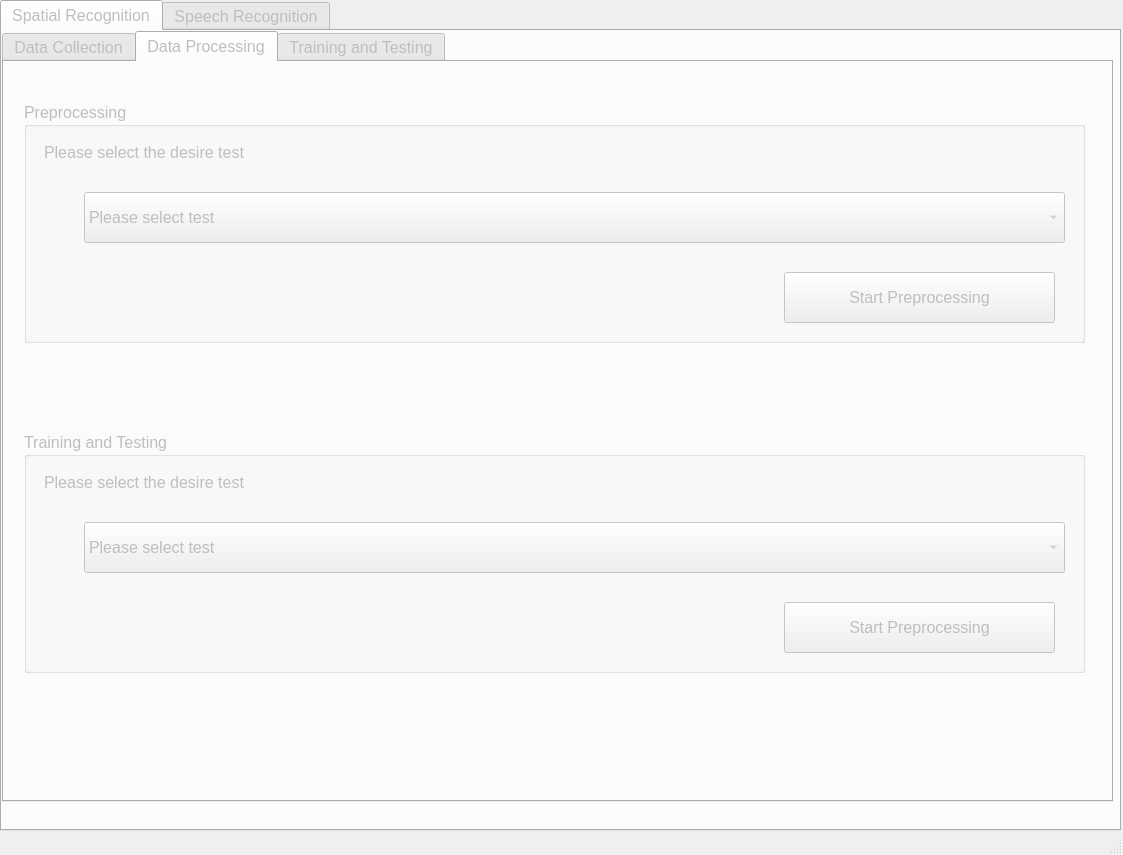
<?xml version="1.0" encoding="UTF-8"?>
<ui version="4.0">
 <class>SSRRecognition</class>
 <widget class="QMainWindow" name="SSRRecognition">
  <property name="enabled">
   <bool>true</bool>
  </property>
  <property name="geometry">
   <rect>
    <x>0</x>
    <y>0</y>
    <width>1123</width>
    <height>855</height>
   </rect>
  </property>
  <property name="windowTitle">
   <string>SSR User Interface</string>
  </property>
  <widget class="QWidget" name="centralwidget">
   <property name="enabled">
    <bool>false</bool>
   </property>
   <widget class="QTabWidget" name="SpeechRecTab">
    <property name="geometry">
     <rect>
      <x>0</x>
      <y>0</y>
      <width>1121</width>
      <height>831</height>
     </rect>
    </property>
    <property name="font">
     <font>
      <pointsize>12</pointsize>
     </font>
    </property>
    <property name="currentIndex">
     <number>0</number>
    </property>
    <widget class="QWidget" name="SpatialRecognitionTab">
     <attribute name="title">
      <string>Spatial Recognition</string>
     </attribute>
     <widget class="QTabWidget" name="SubTabSpatialRecognition">
      <property name="geometry">
       <rect>
        <x>0</x>
        <y>0</y>
        <width>1111</width>
        <height>771</height>
       </rect>
      </property>
      <property name="currentIndex">
       <number>1</number>
      </property>
      <widget class="QWidget" name="DataCollectionSpatialRecTab">
       <attribute name="title">
        <string>Data Collection</string>
       </attribute>
       <widget class="QLabel" name="TilteLabel">
        <property name="geometry">
         <rect>
          <x>250</x>
          <y>-10</y>
          <width>561</width>
          <height>61</height>
         </rect>
        </property>
        <property name="font">
         <font>
          <pointsize>20</pointsize>
          <weight>75</weight>
          <bold>true</bold>
         </font>
        </property>
        <property name="layoutDirection">
         <enum>Qt::LeftToRight</enum>
        </property>
        <property name="text">
         <string>Spatial Recognition Test Data Collection</string>
        </property>
        <property name="alignment">
         <set>Qt::AlignCenter</set>
        </property>
       </widget>
       <widget class="QLabel" name="ExperimentStatLabel">
        <property name="geometry">
         <rect>
          <x>580</x>
          <y>110</y>
          <width>161</width>
          <height>31</height>
         </rect>
        </property>
        <property name="text">
         <string>Experiment Status:</string>
        </property>
       </widget>
       <widget class="QLabel" name="StageCOMLabel">
        <property name="geometry">
         <rect>
          <x>20</x>
          <y>70</y>
          <width>311</width>
          <height>41</height>
         </rect>
        </property>
        <property name="font">
         <font>
          <pointsize>12</pointsize>
         </font>
        </property>
        <property name="text">
         <string>Stage COM Port:</string>
        </property>
        <property name="textFormat">
         <enum>Qt::AutoText</enum>
        </property>
       </widget>
       <widget class="QGroupBox" name="SampleSetupGroupBox">
        <property name="geometry">
         <rect>
          <x>0</x>
          <y>160</y>
          <width>501</width>
          <height>211</height>
         </rect>
        </property>
        <property name="title">
         <string>Sample Size Setup</string>
        </property>
        <widget class="QLineEdit" name="SampleSizeInput">
         <property name="geometry">
          <rect>
           <x>360</x>
           <y>30</y>
           <width>113</width>
           <height>41</height>
          </rect>
         </property>
        </widget>
        <widget class="QLineEdit" name="PeriodInput">
         <property name="geometry">
          <rect>
           <x>360</x>
           <y>90</y>
           <width>113</width>
           <height>41</height>
          </rect>
         </property>
        </widget>
        <widget class="QLabel" name="SampleSizeLabel">
         <property name="geometry">
          <rect>
           <x>20</x>
           <y>30</y>
           <width>311</width>
           <height>41</height>
          </rect>
         </property>
         <property name="font">
          <font>
           <pointsize>12</pointsize>
          </font>
         </property>
         <property name="text">
          <string>Number of Sample Collection Per Class:</string>
         </property>
         <property name="textFormat">
          <enum>Qt::AutoText</enum>
         </property>
        </widget>
        <widget class="QLabel" name="PeriodCollectionLabel">
         <property name="geometry">
          <rect>
           <x>20</x>
           <y>90</y>
           <width>311</width>
           <height>41</height>
          </rect>
         </property>
         <property name="font">
          <font>
           <pointsize>12</pointsize>
          </font>
         </property>
         <property name="text">
          <string>Period of Collection:</string>
         </property>
         <property name="textFormat">
          <enum>Qt::AutoText</enum>
         </property>
        </widget>
        <widget class="QLineEdit" name="ChannelNumberInput">
         <property name="geometry">
          <rect>
           <x>360</x>
           <y>150</y>
           <width>113</width>
           <height>41</height>
          </rect>
         </property>
        </widget>
        <widget class="QLabel" name="ChannelNumLabel">
         <property name="geometry">
          <rect>
           <x>20</x>
           <y>150</y>
           <width>311</width>
           <height>41</height>
          </rect>
         </property>
         <property name="font">
          <font>
           <pointsize>12</pointsize>
          </font>
         </property>
         <property name="text">
          <string>Number of Channels:</string>
         </property>
         <property name="textFormat">
          <enum>Qt::AutoText</enum>
         </property>
        </widget>
       </widget>
       <widget class="QLabel" name="ExperimentNameLabel">
        <property name="geometry">
         <rect>
          <x>580</x>
          <y>150</y>
          <width>161</width>
          <height>31</height>
         </rect>
        </property>
        <property name="text">
         <string>Experiment Name:</string>
        </property>
       </widget>
       <widget class="QLabel" name="ExperimentNameIndecator_2">
        <property name="geometry">
         <rect>
          <x>770</x>
          <y>150</y>
          <width>301</width>
          <height>31</height>
         </rect>
        </property>
        <property name="text">
         <string>----</string>
        </property>
        <property name="alignment">
         <set>Qt::AlignCenter</set>
        </property>
       </widget>
       <widget class="QLabel" name="StageCOMIndecatorLabel">
        <property name="geometry">
         <rect>
          <x>250</x>
          <y>80</y>
          <width>151</width>
          <height>31</height>
         </rect>
        </property>
        <property name="text">
         <string>----</string>
        </property>
        <property name="alignment">
         <set>Qt::AlignCenter</set>
        </property>
       </widget>
       <widget class="QLabel" name="StageStatIndecator">
        <property name="geometry">
         <rect>
          <x>770</x>
          <y>70</y>
          <width>221</width>
          <height>31</height>
         </rect>
        </property>
        <property name="text">
         <string>----</string>
        </property>
        <property name="alignment">
         <set>Qt::AlignCenter</set>
        </property>
       </widget>
       <widget class="QLabel" name="DCCOMIndecatorLabel">
        <property name="geometry">
         <rect>
          <x>250</x>
          <y>120</y>
          <width>151</width>
          <height>31</height>
         </rect>
        </property>
        <property name="text">
         <string>----</string>
        </property>
        <property name="alignment">
         <set>Qt::AlignCenter</set>
        </property>
       </widget>
       <widget class="QLabel" name="StageStatLabel">
        <property name="geometry">
         <rect>
          <x>580</x>
          <y>70</y>
          <width>161</width>
          <height>31</height>
         </rect>
        </property>
        <property name="text">
         <string>Stage Status:</string>
        </property>
       </widget>
       <widget class="QGroupBox" name="ExperimentParamSetupGroupBox">
        <property name="geometry">
         <rect>
          <x>0</x>
          <y>390</y>
          <width>501</width>
          <height>211</height>
         </rect>
        </property>
        <property name="title">
         <string>Experiment Parameters Setup</string>
        </property>
        <widget class="QLabel" name="IncrementLabel">
         <property name="geometry">
          <rect>
           <x>20</x>
           <y>30</y>
           <width>221</width>
           <height>41</height>
          </rect>
         </property>
         <property name="font">
          <font>
           <pointsize>12</pointsize>
          </font>
         </property>
         <property name="text">
          <string>Increment:</string>
         </property>
         <property name="textFormat">
          <enum>Qt::AutoText</enum>
         </property>
        </widget>
        <widget class="QLabel" name="AngleRotLabel">
         <property name="geometry">
          <rect>
           <x>20</x>
           <y>90</y>
           <width>221</width>
           <height>41</height>
          </rect>
         </property>
         <property name="font">
          <font>
           <pointsize>12</pointsize>
          </font>
         </property>
         <property name="text">
          <string>Maximum Roation Angle:</string>
         </property>
         <property name="textFormat">
          <enum>Qt::AutoText</enum>
         </property>
        </widget>
        <widget class="QLabel" name="DirectionRotLabel">
         <property name="geometry">
          <rect>
           <x>20</x>
           <y>150</y>
           <width>221</width>
           <height>41</height>
          </rect>
         </property>
         <property name="font">
          <font>
           <pointsize>12</pointsize>
          </font>
         </property>
         <property name="text">
          <string>Direction of Roation:</string>
         </property>
         <property name="textFormat">
          <enum>Qt::AutoText</enum>
         </property>
        </widget>
        <widget class="QComboBox" name="DirectionSectionComboBox">
         <property name="geometry">
          <rect>
           <x>320</x>
           <y>150</y>
           <width>141</width>
           <height>41</height>
          </rect>
         </property>
         <item>
          <property name="text">
           <string>----</string>
          </property>
         </item>
         <item>
          <property name="text">
           <string>ClockWise</string>
          </property>
         </item>
         <item>
          <property name="text">
           <string>Anti-ClockWise</string>
          </property>
         </item>
        </widget>
        <widget class="QLineEdit" name="RotAngleInput">
         <property name="geometry">
          <rect>
           <x>320</x>
           <y>90</y>
           <width>141</width>
           <height>41</height>
          </rect>
         </property>
        </widget>
        <widget class="QLineEdit" name="IncrementInput">
         <property name="geometry">
          <rect>
           <x>320</x>
           <y>30</y>
           <width>141</width>
           <height>41</height>
          </rect>
         </property>
        </widget>
       </widget>
       <widget class="QTextBrowser" name="DialogboxOutput">
        <property name="geometry">
         <rect>
          <x>0</x>
          <y>630</y>
          <width>631</width>
          <height>101</height>
         </rect>
        </property>
        <property name="html">
         <string>&lt;!DOCTYPE HTML PUBLIC &quot;-//W3C//DTD HTML 4.0//EN&quot; &quot;http://www.w3.org/TR/REC-html40/strict.dtd&quot;&gt;
&lt;html&gt;&lt;head&gt;&lt;meta name=&quot;qrichtext&quot; content=&quot;1&quot; /&gt;&lt;style type=&quot;text/css&quot;&gt;
p, li { white-space: pre-wrap; }
&lt;/style&gt;&lt;/head&gt;&lt;body style=&quot; font-family:'MS Shell Dlg 2'; font-size:12pt; font-weight:400; font-style:normal;&quot;&gt;
&lt;p style=&quot;-qt-paragraph-type:empty; margin-top:0px; margin-bottom:0px; margin-left:0px; margin-right:0px; -qt-block-indent:0; text-indent:0px;&quot;&gt;&lt;br /&gt;&lt;/p&gt;&lt;/body&gt;&lt;/html&gt;</string>
        </property>
       </widget>
       <widget class="QPushButton" name="HomeDeviceBut">
        <property name="geometry">
         <rect>
          <x>640</x>
          <y>690</y>
          <width>191</width>
          <height>41</height>
         </rect>
        </property>
        <property name="font">
         <font>
          <pointsize>12</pointsize>
         </font>
        </property>
        <property name="text">
         <string>Home Device</string>
        </property>
       </widget>
       <widget class="QLabel" name="DCCOMLabel">
        <property name="geometry">
         <rect>
          <x>20</x>
          <y>110</y>
          <width>311</width>
          <height>41</height>
         </rect>
        </property>
        <property name="font">
         <font>
          <pointsize>12</pointsize>
         </font>
        </property>
        <property name="text">
         <string>Data Collector COM Port:</string>
        </property>
        <property name="textFormat">
         <enum>Qt::AutoText</enum>
        </property>
       </widget>
       <widget class="QLabel" name="label">
        <property name="geometry">
         <rect>
          <x>0</x>
          <y>610</y>
          <width>151</width>
          <height>20</height>
         </rect>
        </property>
        <property name="text">
         <string>Dialog Messages:</string>
        </property>
       </widget>
       <widget class="QPushButton" name="StartSpatialRecogExperimentBut">
        <property name="geometry">
         <rect>
          <x>840</x>
          <y>690</y>
          <width>251</width>
          <height>41</height>
         </rect>
        </property>
        <property name="font">
         <font>
          <pointsize>12</pointsize>
         </font>
        </property>
        <property name="text">
         <string>Start Experiment</string>
        </property>
       </widget>
       <widget class="QLabel" name="ExperimentStatIndecator">
        <property name="geometry">
         <rect>
          <x>770</x>
          <y>110</y>
          <width>221</width>
          <height>31</height>
         </rect>
        </property>
        <property name="text">
         <string>----</string>
        </property>
        <property name="alignment">
         <set>Qt::AlignCenter</set>
        </property>
       </widget>
       <widget class="QPushButton" name="ConnectBut">
        <property name="geometry">
         <rect>
          <x>404</x>
          <y>80</y>
          <width>91</width>
          <height>31</height>
         </rect>
        </property>
        <property name="text">
         <string>Connect</string>
        </property>
       </widget>
      </widget>
      <widget class="QWidget" name="DataProcessingSpatialRecTab">
       <attribute name="title">
        <string>Data Processing</string>
       </attribute>
       <widget class="QGroupBox" name="preprocessing_speech_combobox">
        <property name="geometry">
         <rect>
          <x>20</x>
          <y>40</y>
          <width>1061</width>
          <height>241</height>
         </rect>
        </property>
        <property name="title">
         <string>Preprocessing</string>
        </property>
        <widget class="QLabel" name="preprocessing_label_speech">
         <property name="geometry">
          <rect>
           <x>20</x>
           <y>30</y>
           <width>311</width>
           <height>41</height>
          </rect>
         </property>
         <property name="font">
          <font>
           <pointsize>12</pointsize>
          </font>
         </property>
         <property name="text">
          <string>Please select the desire test</string>
         </property>
         <property name="textFormat">
          <enum>Qt::AutoText</enum>
         </property>
        </widget>
        <widget class="QComboBox" name="Dropdown_speech_prepro">
         <property name="geometry">
          <rect>
           <x>60</x>
           <y>90</y>
           <width>981</width>
           <height>51</height>
          </rect>
         </property>
         <item>
          <property name="text">
           <string>Please select test</string>
          </property>
         </item>
        </widget>
        <widget class="QPushButton" name="start_prepriocessing_but">
         <property name="geometry">
          <rect>
           <x>760</x>
           <y>170</y>
           <width>271</width>
           <height>51</height>
          </rect>
         </property>
         <property name="text">
          <string>Start Preprocessing</string>
         </property>
        </widget>
       </widget>
       <widget class="QGroupBox" name="ML_speech_combobox">
        <property name="geometry">
         <rect>
          <x>20</x>
          <y>370</y>
          <width>1061</width>
          <height>241</height>
         </rect>
        </property>
        <property name="title">
         <string>Training and Testing</string>
        </property>
        <widget class="QLabel" name="ML_label_speech">
         <property name="geometry">
          <rect>
           <x>20</x>
           <y>30</y>
           <width>311</width>
           <height>41</height>
          </rect>
         </property>
         <property name="font">
          <font>
           <pointsize>12</pointsize>
          </font>
         </property>
         <property name="text">
          <string>Please select the desire test</string>
         </property>
         <property name="textFormat">
          <enum>Qt::AutoText</enum>
         </property>
        </widget>
        <widget class="QComboBox" name="Dropdown_speech_ML">
         <property name="geometry">
          <rect>
           <x>60</x>
           <y>90</y>
           <width>981</width>
           <height>51</height>
          </rect>
         </property>
         <item>
          <property name="text">
           <string>Please select test</string>
          </property>
         </item>
        </widget>
        <widget class="QPushButton" name="start_ML_but">
         <property name="geometry">
          <rect>
           <x>760</x>
           <y>170</y>
           <width>271</width>
           <height>51</height>
          </rect>
         </property>
         <property name="text">
          <string>Start Preprocessing</string>
         </property>
        </widget>
       </widget>
      </widget>
      <widget class="QWidget" name="TrainingSpatialRecTab">
       <attribute name="title">
        <string>Training and Testing</string>
       </attribute>
      </widget>
     </widget>
    </widget>
    <widget class="QWidget" name="SpeechRecogntionTab">
     <attribute name="title">
      <string>Speech Recognition</string>
     </attribute>
     <widget class="QTabWidget" name="SubTabSpeechRecognition">
      <property name="geometry">
       <rect>
        <x>0</x>
        <y>0</y>
        <width>1111</width>
        <height>771</height>
       </rect>
      </property>
      <property name="currentIndex">
       <number>2</number>
      </property>
      <widget class="QWidget" name="DataCollectionSpeechRecTab">
       <attribute name="title">
        <string>Data Collection</string>
       </attribute>
       <widget class="QLabel" name="SpeechRecDataCollectionTitle">
        <property name="geometry">
         <rect>
          <x>250</x>
          <y>-10</y>
          <width>561</width>
          <height>61</height>
         </rect>
        </property>
        <property name="font">
         <font>
          <pointsize>20</pointsize>
          <weight>75</weight>
          <bold>true</bold>
         </font>
        </property>
        <property name="layoutDirection">
         <enum>Qt::LeftToRight</enum>
        </property>
        <property name="text">
         <string>Speech Recognition Test Data Collection</string>
        </property>
        <property name="alignment">
         <set>Qt::AlignCenter</set>
        </property>
       </widget>
       <widget class="QPushButton" name="StartSpeechRecogExperimentBut">
        <property name="geometry">
         <rect>
          <x>840</x>
          <y>690</y>
          <width>251</width>
          <height>41</height>
         </rect>
        </property>
        <property name="font">
         <font>
          <pointsize>12</pointsize>
         </font>
        </property>
        <property name="text">
         <string>Start Experiment</string>
        </property>
       </widget>
      </widget>
      <widget class="QWidget" name="DataProcessingSpeechRecTab">
       <attribute name="title">
        <string>Data Processing</string>
       </attribute>
       <widget class="QLabel" name="SpeechRecDataProcessingTitle">
        <property name="geometry">
         <rect>
          <x>230</x>
          <y>0</y>
          <width>581</width>
          <height>61</height>
         </rect>
        </property>
        <property name="font">
         <font>
          <pointsize>20</pointsize>
          <weight>75</weight>
          <bold>true</bold>
         </font>
        </property>
        <property name="layoutDirection">
         <enum>Qt::LeftToRight</enum>
        </property>
        <property name="text">
         <string>Speech Recognition Test Data Processing</string>
        </property>
        <property name="alignment">
         <set>Qt::AlignCenter</set>
        </property>
       </widget>
      </widget>
      <widget class="QWidget" name="TrainingSpeechRecTab">
       <attribute name="title">
        <string>Training and Testing</string>
       </attribute>
       <widget class="QLabel" name="SpeechRecTrAndTsTitle">
        <property name="geometry">
         <rect>
          <x>240</x>
          <y>0</y>
          <width>561</width>
          <height>61</height>
         </rect>
        </property>
        <property name="font">
         <font>
          <pointsize>20</pointsize>
          <weight>75</weight>
          <bold>true</bold>
         </font>
        </property>
        <property name="layoutDirection">
         <enum>Qt::LeftToRight</enum>
        </property>
        <property name="text">
         <string>Speech Recognition Training and Testing</string>
        </property>
        <property name="alignment">
         <set>Qt::AlignCenter</set>
        </property>
       </widget>
      </widget>
     </widget>
    </widget>
   </widget>
  </widget>
  <widget class="QMenuBar" name="menubar">
   <property name="geometry">
    <rect>
     <x>0</x>
     <y>0</y>
     <width>1123</width>
     <height>21</height>
    </rect>
   </property>
  </widget>
  <widget class="QStatusBar" name="statusbar"/>
 </widget>
 <resources/>
 <connections/>
</ui>
